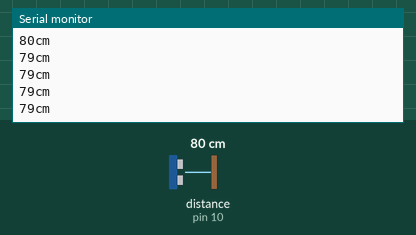
The sketch below on a simulated Arduino Uno, built with avr-gcc and run on an emulated ATmega328P. Parts: the last lines printed to the serial monitor. Wiring (inferred from the names in the program): ultrasonic range finder: trigger pin 11; echo pin 10. The test bench sets the inputs (shaded band); at power-on: distance to the obstacle (sensor on pin 10) 80 cm. The echo pulse lasts 58.3 µs per cm.

Above: at 1.2 s.
1.3 s: distance to the obstacle (sensor on pin 10) set to 2 cm
At 1.71 s:
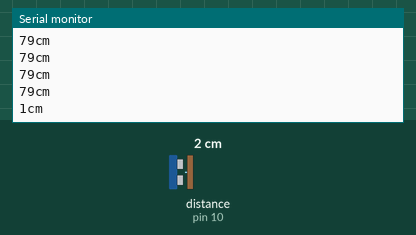
2.8 s: distance to the obstacle (sensor on pin 10) set to 4 cm
At 2.97 s:
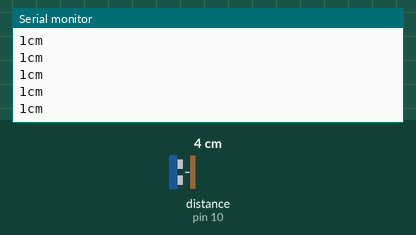
Timing chart, 0 to 5.8 s (numbered marks = the images above; inputs shaded):
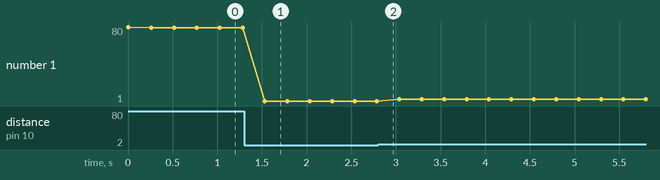

Measured:
- after the input at 1.3 s, the serial monitor: prints a new line after 0.23 s (image 1)
- plotted number 1: 79 → 1 after the input at 1.3 s, 1 → 3 after the input at 2.8 s

The sketch:

read_from_UltraSonic_Distance.ino
```cpp
// pour nous en souvenir nous allons utiliser des variables pour stocker les numéros des pins utilisées
int trigPin = 11;    // Trigger
int echoPin = 10;    // Echo

void setup() {
  Serial.begin (9600);
  // nous précisons que la pin 11 est une sortie (émission d'ultra-sons)
  pinMode(trigPin, OUTPUT); // trigPin est remplacé par sa valeur
  // nous précisons que la pin 10 est une entrée (réception de l'écho)
  pinMode(echoPin, INPUT);
}

void loop() {
  // On envoit un signal écrivant sur la pin de trigger (11)
  // En alternant les valeurs de courant LOW et HIGH et de cours délais
  digitalWrite(trigPin, LOW);
  delayMicroseconds(10);
  digitalWrite(trigPin, HIGH);
  delayMicroseconds(10);
  digitalWrite(trigPin, LOW);

  // récuperer la distance en mesurant les pics en courant HIGH sur la pin d'écho
  long duration = pulseIn(echoPin, HIGH);
  // Convertir la durée en cm
  long cm = (duration/2) / 29.1;

  // imprimer le réulstat
  Serial.print(cm);
  Serial.print("cm");
  Serial.println();

  // attendre un peu avant de recommencer l'opération
  delay(250);
}
```
